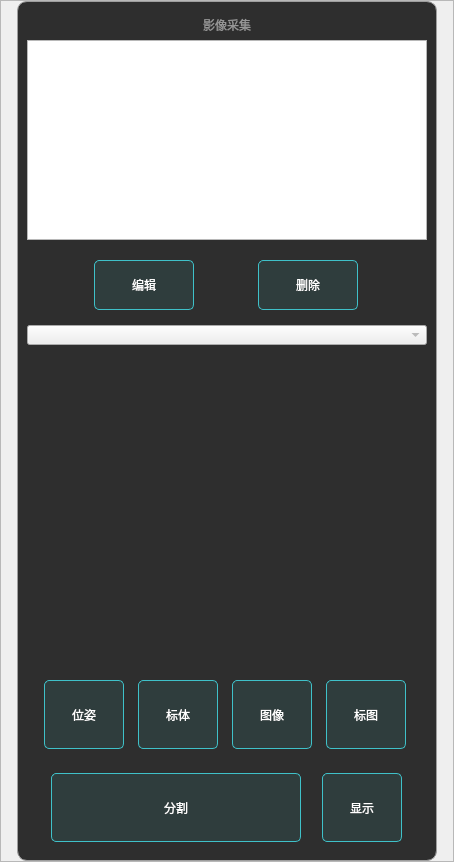
           <widget class="QFrame" name="frame_333">
            <property name="minimumSize">
             <size>
              <width>454</width>
              <height>0</height>
             </size>
            </property>
            <property name="maximumSize">
             <size>
              <width>454</width>
              <height>16777215</height>
             </size>
            </property>
            <property name="styleSheet">
             <string notr="true">QFrame#frame_333
{
	background-color: rgb(35, 35, 35);
}</string>
            </property>
            <property name="frameShape">
             <enum>QFrame::StyledPanel</enum>
            </property>
            <property name="frameShadow">
             <enum>QFrame::Raised</enum>
            </property>
            <layout class="QHBoxLayout" name="horizontalLayout_43">
             <property name="spacing">
              <number>0</number>
             </property>
             <property name="leftMargin">
              <number>0</number>
             </property>
             <property name="topMargin">
              <number>0</number>
             </property>
             <property name="rightMargin">
              <number>0</number>
             </property>
             <property name="bottomMargin">
              <number>0</number>
             </property>
             <item>
              <widget class="QFrame" name="frame02_3">
               <property name="minimumSize">
                <size>
                 <width>420</width>
                 <height>860</height>
                </size>
               </property>
               <property name="maximumSize">
                <size>
                 <width>420</width>
                 <height>860</height>
                </size>
               </property>
               <property name="styleSheet">
                <string notr="true">QFrame#frame02_3
{
background-color: rgb(46, 46, 46);
border-radius:10px;
border:1px solid;
	border-color: rgb(158, 158, 158);
}</string>
               </property>
               <property name="frameShape">
                <enum>QFrame::StyledPanel</enum>
               </property>
               <property name="frameShadow">
                <enum>QFrame::Raised</enum>
               </property>
               <layout class="QVBoxLayout" name="verticalLayout_4">
                <item>
                 <spacer name="verticalSpacer_19">
                  <property name="orientation">
                   <enum>Qt::Vertical</enum>
                  </property>
                  <property name="sizeType">
                   <enum>QSizePolicy::Fixed</enum>
                  </property>
                  <property name="sizeHint" stdset="0">
                   <size>
                    <width>20</width>
                    <height>5</height>
                   </size>
                  </property>
                 </spacer>
                </item>
                <item>
                 <widget class="QLabel" name="label_43">
                  <property name="styleSheet">
                   <string notr="true">	font: 18pt &quot;微软雅黑&quot;;
color: rgb(150, 150, 150);</string>
                  </property>
                  <property name="text">
                   <string>影像采集</string>
                  </property>
                  <property name="alignment">
                   <set>Qt::AlignCenter</set>
                  </property>
                 </widget>
                </item>
                <item>
                 <widget class="QListWidget" name="snapImageList">
                  <property name="minimumSize">
                   <size>
                    <width>0</width>
                    <height>200</height>
                   </size>
                  </property>
                  <property name="maximumSize">
                   <size>
                    <width>1024</width>
                    <height>200</height>
                   </size>
                  </property>
                 </widget>
                </item>
                <item>
                 <spacer name="verticalSpacer_22">
                  <property name="orientation">
                   <enum>Qt::Vertical</enum>
                  </property>
                  <property name="sizeType">
                   <enum>QSizePolicy::Fixed</enum>
                  </property>
                  <property name="sizeHint" stdset="0">
                   <size>
                    <width>20</width>
                    <height>5</height>
                   </size>
                  </property>
                 </spacer>
                </item>
                <item>
                 <widget class="QFrame" name="frame_UsCali_2">
                  <layout class="QHBoxLayout" name="horizontalLayout_52">
                   <item>
                    <widget class="QPushButton" name="US_Select_Edit">
                     <property name="minimumSize">
                      <size>
                       <width>100</width>
                       <height>50</height>
                      </size>
                     </property>
                     <property name="maximumSize">
                      <size>
                       <width>40</width>
                       <height>16777215</height>
                      </size>
                     </property>
                     <property name="styleSheet">
                      <string notr="true">QPushButton::!hover{
	background-color: rgb(47, 61, 61);
	font: 18pt &quot;微软雅黑&quot;;
border:1px solid;
	border-color: rgb(63, 193, 201);

}

QPushButton::hover{

	background-color: rgb(56, 133, 133);
	font: 90 18pt &quot;微软雅黑&quot;;	

border:2px solid;
	border-color: rgb(63, 193, 201);
	
}


QPushButton{

border-radius:5px;


color: rgb(255, 255, 255);

}

QPushButton:pressed { 
margin-top:0.5px;
margin-bottom:0.5px;
margin-left:0.5px;
margin-right:0.5px;

}</string>
                     </property>
                     <property name="text">
                      <string>编辑</string>
                     </property>
                    </widget>
                   </item>
                   <item>
                    <widget class="QPushButton" name="US_Select_Delete">
                     <property name="minimumSize">
                      <size>
                       <width>100</width>
                       <height>50</height>
                      </size>
                     </property>
                     <property name="maximumSize">
                      <size>
                       <width>80</width>
                       <height>16777215</height>
                      </size>
                     </property>
                     <property name="styleSheet">
                      <string notr="true">QPushButton::!hover{
	background-color: rgb(47, 61, 61);
	font: 18pt &quot;微软雅黑&quot;;
border:1px solid;
	border-color: rgb(63, 193, 201);

}

QPushButton::hover{

	background-color: rgb(56, 133, 133);
	font: 90 18pt &quot;微软雅黑&quot;;	

border:2px solid;
	border-color: rgb(63, 193, 201);
	
}


QPushButton{

border-radius:5px;


color: rgb(255, 255, 255);

}

QPushButton:pressed { 
margin-top:0.5px;
margin-bottom:0.5px;
margin-left:0.5px;
margin-right:0.5px;

}</string>
                     </property>
                     <property name="text">
                      <string>删除</string>
                     </property>
                    </widget>
                   </item>
                  </layout>
                 </widget>
                </item>
                <item>
                 <widget class="QComboBox" name="deviceComboBox">
                  <property name="minimumSize">
                   <size>
                    <width>0</width>
                    <height>20</height>
                   </size>
                  </property>
                  <property name="maximumSize">
                   <size>
                    <width>1024</width>
                    <height>20</height>
                   </size>
                  </property>
                  <property name="styleSheet">
                   <string notr="true">color: rgb(153, 153, 153);</string>
                  </property>
                 </widget>
                </item>
                <item>
                 <layout class="QHBoxLayout" name="horizontalLayout_47"/>
                </item>
                <item>
                 <widget class="QLabel" name="CameraLabel_show">
                  <property name="minimumSize">
                   <size>
                    <width>400</width>
                    <height>400</height>
                   </size>
                  </property>
                  <property name="maximumSize">
                   <size>
                    <width>1024</width>
                    <height>768</height>
                   </size>
                  </property>
                  <property name="focusPolicy">
                   <enum>Qt::StrongFocus</enum>
                  </property>
                  <property name="text">
                   <string/>
                  </property>
                 </widget>
                </item>
                <item>
                 <spacer name="verticalSpacer_24">
                  <property name="orientation">
                   <enum>Qt::Vertical</enum>
                  </property>
                  <property name="sizeHint" stdset="0">
                   <size>
                    <width>20</width>
                    <height>40</height>
                   </size>
                  </property>
                 </spacer>
                </item>
                <item>
                 <widget class="QFrame" name="frame_UsCali">
                  <layout class="QHBoxLayout" name="horizontalLayout_51">
                   <item>
                    <widget class="QPushButton" name="record_position_1">
                     <property name="minimumSize">
                      <size>
                       <width>47</width>
                       <height>69</height>
                      </size>
                     </property>
                     <property name="maximumSize">
                      <size>
                       <width>80</width>
                       <height>16777215</height>
                      </size>
                     </property>
                     <property name="styleSheet">
                      <string notr="true">QPushButton::!hover{
	background-color: rgb(47, 61, 61);
	font: 18pt &quot;微软雅黑&quot;;
border:1px solid;
	border-color: rgb(63, 193, 201);

}

QPushButton::hover{

	background-color: rgb(56, 133, 133);
	font: 90 18pt &quot;微软雅黑&quot;;	

border:2px solid;
	border-color: rgb(63, 193, 201);
	
}


QPushButton{

border-radius:5px;


color: rgb(255, 255, 255);

}

QPushButton:pressed { 
margin-top:0.5px;
margin-bottom:0.5px;
margin-left:0.5px;
margin-right:0.5px;

}</string>
                     </property>
                     <property name="text">
                      <string>位姿</string>
                     </property>
                    </widget>
                   </item>
                   <item>
                    <widget class="QPushButton" name="cali_phantom_1">
                     <property name="minimumSize">
                      <size>
                       <width>47</width>
                       <height>69</height>
                      </size>
                     </property>
                     <property name="maximumSize">
                      <size>
                       <width>80</width>
                       <height>16777215</height>
                      </size>
                     </property>
                     <property name="styleSheet">
                      <string notr="true">QPushButton::!hover{
	background-color: rgb(47, 61, 61);
	font: 18pt &quot;微软雅黑&quot;;
border:1px solid;
	border-color: rgb(63, 193, 201);

}

QPushButton::hover{

	background-color: rgb(56, 133, 133);
	font: 90 18pt &quot;微软雅黑&quot;;	

border:2px solid;
	border-color: rgb(63, 193, 201);
	
}


QPushButton{

border-radius:5px;


color: rgb(255, 255, 255);

}

QPushButton:pressed { 
margin-top:0.5px;
margin-bottom:0.5px;
margin-left:0.5px;
margin-right:0.5px;

}</string>
                     </property>
                     <property name="text">
                      <string>标体</string>
                     </property>
                    </widget>
                   </item>
                   <item>
                    <widget class="QPushButton" name="record_position_2">
                     <property name="minimumSize">
                      <size>
                       <width>47</width>
                       <height>69</height>
                      </size>
                     </property>
                     <property name="maximumSize">
                      <size>
                       <width>80</width>
                       <height>16777215</height>
                      </size>
                     </property>
                     <property name="styleSheet">
                      <string notr="true">QPushButton::!hover{
	background-color: rgb(47, 61, 61);
	font: 18pt &quot;微软雅黑&quot;;
border:1px solid;
	border-color: rgb(63, 193, 201);

}

QPushButton::hover{

	background-color: rgb(56, 133, 133);
	font: 90 18pt &quot;微软雅黑&quot;;	

border:2px solid;
	border-color: rgb(63, 193, 201);
	
}


QPushButton{

border-radius:5px;


color: rgb(255, 255, 255);

}

QPushButton:pressed { 
margin-top:0.5px;
margin-bottom:0.5px;
margin-left:0.5px;
margin-right:0.5px;

}</string>
                     </property>
                     <property name="text">
                      <string>图像</string>
                     </property>
                    </widget>
                   </item>
                   <item>
                    <widget class="QPushButton" name="calio_USprobe_2">
                     <property name="minimumSize">
                      <size>
                       <width>47</width>
                       <height>69</height>
                      </size>
                     </property>
                     <property name="maximumSize">
                      <size>
                       <width>80</width>
                       <height>16777215</height>
                      </size>
                     </property>
                     <property name="styleSheet">
                      <string notr="true">QPushButton::!hover{
	background-color: rgb(47, 61, 61);
	font: 18pt &quot;微软雅黑&quot;;
border:1px solid;
	border-color: rgb(63, 193, 201);

}

QPushButton::hover{

	background-color: rgb(56, 133, 133);
	font: 90 18pt &quot;微软雅黑&quot;;	

border:2px solid;
	border-color: rgb(63, 193, 201);
	
}


QPushButton{

border-radius:5px;


color: rgb(255, 255, 255);

}

QPushButton:pressed { 
margin-top:0.5px;
margin-bottom:0.5px;
margin-left:0.5px;
margin-right:0.5px;

}</string>
                     </property>
                     <property name="text">
                      <string>标图</string>
                     </property>
                    </widget>
                   </item>
                  </layout>
                 </widget>
                </item>
                <item>
                 <widget class="QFrame" name="farme_UsSeg">
                  <layout class="QHBoxLayout" name="horizontalLayout_48">
                   <item>
                    <widget class="QPushButton" name="seg_Image">
                     <property name="minimumSize">
                      <size>
                       <width>250</width>
                       <height>69</height>
                      </size>
                     </property>
                     <property name="maximumSize">
                      <size>
                       <width>80</width>
                       <height>16777215</height>
                      </size>
                     </property>
                     <property name="styleSheet">
                      <string notr="true">QPushButton::!hover{
	background-color: rgb(47, 61, 61);
	font: 18pt &quot;微软雅黑&quot;;
border:1px solid;
	border-color: rgb(63, 193, 201);

}

QPushButton::hover{

	background-color: rgb(56, 133, 133);
	font: 90 18pt &quot;微软雅黑&quot;;	

border:2px solid;
	border-color: rgb(63, 193, 201);
	
}


QPushButton{

border-radius:5px;


color: rgb(255, 255, 255);

}

QPushButton:pressed { 
margin-top:0.5px;
margin-bottom:0.5px;
margin-left:0.5px;
margin-right:0.5px;

}</string>
                     </property>
                     <property name="text">
                      <string>分割</string>
                     </property>
                    </widget>
                   </item>
                   <item>
                    <widget class="QPushButton" name="display_data">
                     <property name="minimumSize">
                      <size>
                       <width>52</width>
                       <height>69</height>
                      </size>
                     </property>
                     <property name="maximumSize">
                      <size>
                       <width>80</width>
                       <height>16777215</height>
                      </size>
                     </property>
                     <property name="styleSheet">
                      <string notr="true">QPushButton::!hover{
	background-color: rgb(47, 61, 61);
	font: 18pt &quot;微软雅黑&quot;;
border:1px solid;
	border-color: rgb(63, 193, 201);

}

QPushButton::hover{

	background-color: rgb(56, 133, 133);
	font: 90 18pt &quot;微软雅黑&quot;;	

border:2px solid;
	border-color: rgb(63, 193, 201);
	
}


QPushButton{

border-radius:5px;


color: rgb(255, 255, 255);

}

QPushButton:pressed { 
margin-top:0.5px;
margin-bottom:0.5px;
margin-left:0.5px;
margin-right:0.5px;

}</string>
                     </property>
                     <property name="text">
                      <string>显示</string>
                     </property>
                    </widget>
                   </item>
                  </layout>
                 </widget>
                </item>
               </layout>
              </widget>
             </item>
            </layout>
           </widget>
